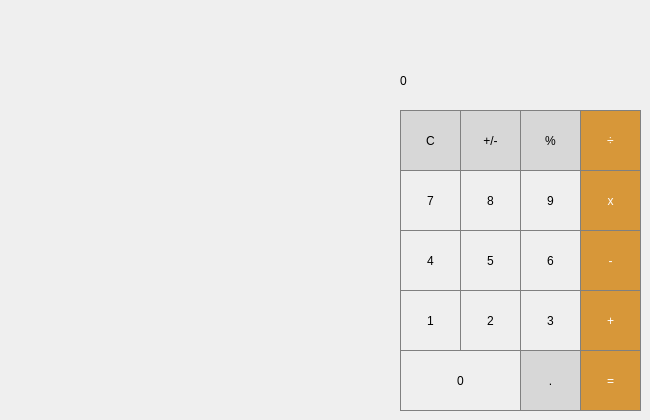
   <widget class="QWidget" name="tab_3">
    <attribute name="title">
     <string>Calculator</string>
    </attribute>
    <widget class="QPushButton" name="pushButton_4">
     <property name="geometry">
      <rect>
       <x>400</x>
       <y>230</y>
       <width>61</width>
       <height>61</height>
      </rect>
     </property>
     <property name="styleSheet">
      <string notr="true">QPushButton {
 border: 1px solid gray;
}

QPushButton:pressed {
  background-color: qlineargradient(x1: 0, y1: 0, x2: 0, y2: 1, 
                                       stop: 0 #dadbde, stop: 1 #f6f7fa);
}</string>
     </property>
     <property name="text">
      <string>4</string>
     </property>
    </widget>
    <widget class="QPushButton" name="pushButton_8">
     <property name="geometry">
      <rect>
       <x>460</x>
       <y>170</y>
       <width>61</width>
       <height>61</height>
      </rect>
     </property>
     <property name="styleSheet">
      <string notr="true">QPushButton {
 border: 1px solid gray;
}

QPushButton:pressed {
  background-color: qlineargradient(x1: 0, y1: 0, x2: 0, y2: 1, 
                                       stop: 0 #dadbde, stop: 1 #f6f7fa);
}</string>
     </property>
     <property name="text">
      <string>8</string>
     </property>
    </widget>
    <widget class="QPushButton" name="pushButton_3">
     <property name="geometry">
      <rect>
       <x>520</x>
       <y>290</y>
       <width>61</width>
       <height>61</height>
      </rect>
     </property>
     <property name="styleSheet">
      <string notr="true">QPushButton {
 border: 1px solid gray;
}

QPushButton:pressed {
  background-color: qlineargradient(x1: 0, y1: 0, x2: 0, y2: 1, 
                                       stop: 0 #dadbde, stop: 1 #f6f7fa);
}</string>
     </property>
     <property name="text">
      <string>3</string>
     </property>
    </widget>
    <widget class="QPushButton" name="pushButton_6">
     <property name="geometry">
      <rect>
       <x>520</x>
       <y>230</y>
       <width>61</width>
       <height>61</height>
      </rect>
     </property>
     <property name="styleSheet">
      <string notr="true">QPushButton {
 border: 1px solid gray;
}

QPushButton:pressed {
  background-color: qlineargradient(x1: 0, y1: 0, x2: 0, y2: 1, 
                                       stop: 0 #dadbde, stop: 1 #f6f7fa);
}</string>
     </property>
     <property name="text">
      <string>6</string>
     </property>
    </widget>
    <widget class="QPushButton" name="pushButton_divide">
     <property name="geometry">
      <rect>
       <x>580</x>
       <y>110</y>
       <width>61</width>
       <height>61</height>
      </rect>
     </property>
     <property name="styleSheet">
      <string notr="true">QPushButton {
 background-color: rgb(215, 151, 57);
 color: white;
 border: 1px solid gray;
}

QPushButton:pressed{
 background-color: qlineargradient(x1: 0, y1: 0, x2: 0, y2: 1,
                                  stop: 0#FF7832, stop: 1 #FF9739);
}</string>
     </property>
     <property name="text">
      <string> ÷ </string>
     </property>
    </widget>
    <widget class="QPushButton" name="pushButton_decimal">
     <property name="geometry">
      <rect>
       <x>520</x>
       <y>350</y>
       <width>61</width>
       <height>61</height>
      </rect>
     </property>
     <property name="styleSheet">
      <string notr="true">QPushButton {
 background-color: rgb(215, 215, 215);
 border: 1px solid gray;
}

QPushButton:pressed{
 background-color: qlineargradient(x1: 0, y1: 0, x2: 0, y2: 1,
                                  stop: 0#BEBEBE, stop: 1 #D7D7D7);
}</string>
     </property>
     <property name="text">
      <string>.</string>
     </property>
    </widget>
    <widget class="QPushButton" name="pushButton_1">
     <property name="geometry">
      <rect>
       <x>400</x>
       <y>290</y>
       <width>61</width>
       <height>61</height>
      </rect>
     </property>
     <property name="styleSheet">
      <string notr="true">QPushButton {
 border: 1px solid gray;
}

QPushButton:pressed {
  background-color: qlineargradient(x1: 0, y1: 0, x2: 0, y2: 1, 
                                       stop: 0 #dadbde, stop: 1 #f6f7fa);
}</string>
     </property>
     <property name="text">
      <string>1</string>
     </property>
    </widget>
    <widget class="QPushButton" name="pushButton_plusMinus">
     <property name="geometry">
      <rect>
       <x>460</x>
       <y>110</y>
       <width>61</width>
       <height>61</height>
      </rect>
     </property>
     <property name="styleSheet">
      <string>QPushButton {
 background-color: rgb(215, 215, 215);
 border: 1px solid gray;
}

QPushButton:pressed{
 background-color: qlineargradient(x1: 0, y1: 0, x2: 0, y2: 1,
                                  stop: 0#BEBEBE, stop: 1 #D7D7D7);
}</string>
     </property>
     <property name="text">
      <string>+/-</string>
     </property>
    </widget>
    <widget class="QPushButton" name="pushButton_2">
     <property name="geometry">
      <rect>
       <x>460</x>
       <y>290</y>
       <width>61</width>
       <height>61</height>
      </rect>
     </property>
     <property name="styleSheet">
      <string notr="true">QPushButton {
 border: 1px solid gray;
}

QPushButton:pressed {
  background-color: qlineargradient(x1: 0, y1: 0, x2: 0, y2: 1, 
                                       stop: 0 #dadbde, stop: 1 #f6f7fa);
}</string>
     </property>
     <property name="text">
      <string>2</string>
     </property>
    </widget>
    <widget class="QPushButton" name="pushButton_5">
     <property name="geometry">
      <rect>
       <x>460</x>
       <y>230</y>
       <width>61</width>
       <height>61</height>
      </rect>
     </property>
     <property name="styleSheet">
      <string notr="true">QPushButton {
 border: 1px solid gray;
}

QPushButton:pressed {
  background-color: qlineargradient(x1: 0, y1: 0, x2: 0, y2: 1, 
                                       stop: 0 #dadbde, stop: 1 #f6f7fa);
}</string>
     </property>
     <property name="text">
      <string>5</string>
     </property>
    </widget>
    <widget class="QLabel" name="label_25">
     <property name="geometry">
      <rect>
       <x>400</x>
       <y>50</y>
       <width>241</width>
       <height>61</height>
      </rect>
     </property>
     <property name="styleSheet">
      <string notr="true">QLabel {
  qproperty-alignements: 'AlignVCenter | AlignRight';
  border : 1px solid gray;
}

background-color : white;</string>
     </property>
     <property name="text">
      <string>0</string>
     </property>
    </widget>
    <widget class="QPushButton" name="pushButton_add">
     <property name="geometry">
      <rect>
       <x>580</x>
       <y>290</y>
       <width>61</width>
       <height>61</height>
      </rect>
     </property>
     <property name="styleSheet">
      <string notr="true">QPushButton {
 background-color: rgb(215, 151, 57);
 color: white;
 border: 1px solid gray;
}

QPushButton:pressed{
 background-color: qlineargradient(x1: 0, y1: 0, x2: 0, y2: 1,
                                  stop: 0#FF7832, stop: 1 #FF9739);
}</string>
     </property>
     <property name="text">
      <string>+</string>
     </property>
    </widget>
    <widget class="QPushButton" name="pushButton_percent">
     <property name="geometry">
      <rect>
       <x>520</x>
       <y>110</y>
       <width>61</width>
       <height>61</height>
      </rect>
     </property>
     <property name="styleSheet">
      <string>QPushButton {
 background-color: rgb(215, 215, 215);
 border: 1px solid gray;
}

QPushButton:pressed{
 background-color: qlineargradient(x1: 0, y1: 0, x2: 0, y2: 1,
                                  stop: 0#BEBEBE, stop: 1 #D7D7D7);
}</string>
     </property>
     <property name="text">
      <string>%</string>
     </property>
    </widget>
    <widget class="QPushButton" name="pushButton_equals">
     <property name="geometry">
      <rect>
       <x>580</x>
       <y>350</y>
       <width>61</width>
       <height>61</height>
      </rect>
     </property>
     <property name="styleSheet">
      <string notr="true">QPushButton {
 background-color: rgb(215, 151, 57);
 color: white;
 border: 1px solid gray;
}

QPushButton:pressed{
 background-color: qlineargradient(x1: 0, y1: 0, x2: 0, y2: 1,
                                  stop: 0#FF7832, stop: 1 #FF9739);
}</string>
     </property>
     <property name="text">
      <string>=</string>
     </property>
    </widget>
    <widget class="QPushButton" name="pushButton_7">
     <property name="geometry">
      <rect>
       <x>400</x>
       <y>170</y>
       <width>61</width>
       <height>61</height>
      </rect>
     </property>
     <property name="styleSheet">
      <string notr="true">QPushButton {
 border: 1px solid gray;
}

QPushButton:pressed {
  background-color: qlineargradient(x1: 0, y1: 0, x2: 0, y2: 1, 
                                       stop: 0 #dadbde, stop: 1 #f6f7fa);
}</string>
     </property>
     <property name="text">
      <string>7</string>
     </property>
    </widget>
    <widget class="QPushButton" name="pushButton_substract">
     <property name="geometry">
      <rect>
       <x>580</x>
       <y>230</y>
       <width>61</width>
       <height>61</height>
      </rect>
     </property>
     <property name="styleSheet">
      <string notr="true">QPushButton {
 background-color: rgb(215, 151, 57);
 color: white;
 border: 1px solid gray;
}

QPushButton:pressed{
 background-color: qlineargradient(x1: 0, y1: 0, x2: 0, y2: 1,
                                  stop: 0#FF7832, stop: 1 #FF9739);
}</string>
     </property>
     <property name="text">
      <string>-</string>
     </property>
    </widget>
    <widget class="QPushButton" name="pushButton_9">
     <property name="geometry">
      <rect>
       <x>520</x>
       <y>170</y>
       <width>61</width>
       <height>61</height>
      </rect>
     </property>
     <property name="styleSheet">
      <string notr="true">QPushButton {
 border: 1px solid gray;
}

QPushButton:pressed {
  background-color: qlineargradient(x1: 0, y1: 0, x2: 0, y2: 1, 
                                       stop: 0 #dadbde, stop: 1 #f6f7fa);
}</string>
     </property>
     <property name="text">
      <string>9</string>
     </property>
    </widget>
    <widget class="QPushButton" name="pushButton_0">
     <property name="geometry">
      <rect>
       <x>400</x>
       <y>350</y>
       <width>121</width>
       <height>61</height>
      </rect>
     </property>
     <property name="styleSheet">
      <string notr="true">QPushButton {
 border: 1px solid gray;
}

QPushButton:pressed {
  background-color: qlineargradient(x1: 0, y1: 0, x2: 0, y2: 1, 
                                       stop: 0 #dadbde, stop: 1 #f6f7fa);
}</string>
     </property>
     <property name="text">
      <string>0</string>
     </property>
    </widget>
    <widget class="QPushButton" name="pushButton_clear">
     <property name="geometry">
      <rect>
       <x>400</x>
       <y>110</y>
       <width>61</width>
       <height>61</height>
      </rect>
     </property>
     <property name="styleSheet">
      <string>QPushButton {
 background-color: rgb(215, 215, 215);
 border: 1px solid gray;
}

QPushButton:pressed{
 background-color: qlineargradient(x1: 0, y1: 0, x2: 0, y2: 1,
                                  stop: 0#BEBEBE, stop: 1 #D7D7D7);
}</string>
     </property>
     <property name="text">
      <string>C</string>
     </property>
    </widget>
    <widget class="QPushButton" name="pushButton_multiply">
     <property name="geometry">
      <rect>
       <x>580</x>
       <y>170</y>
       <width>61</width>
       <height>61</height>
      </rect>
     </property>
     <property name="styleSheet">
      <string notr="true">QPushButton {
 background-color: rgb(215, 151, 57);
 color: white;
 border: 1px solid gray;
}

QPushButton:pressed{
 background-color: qlineargradient(x1: 0, y1: 0, x2: 0, y2: 1,
                                  stop: 0#FF7832, stop: 1 #FF9739);
}</string>
     </property>
     <property name="text">
      <string>x</string>
     </property>
    </widget>
   </widget>
